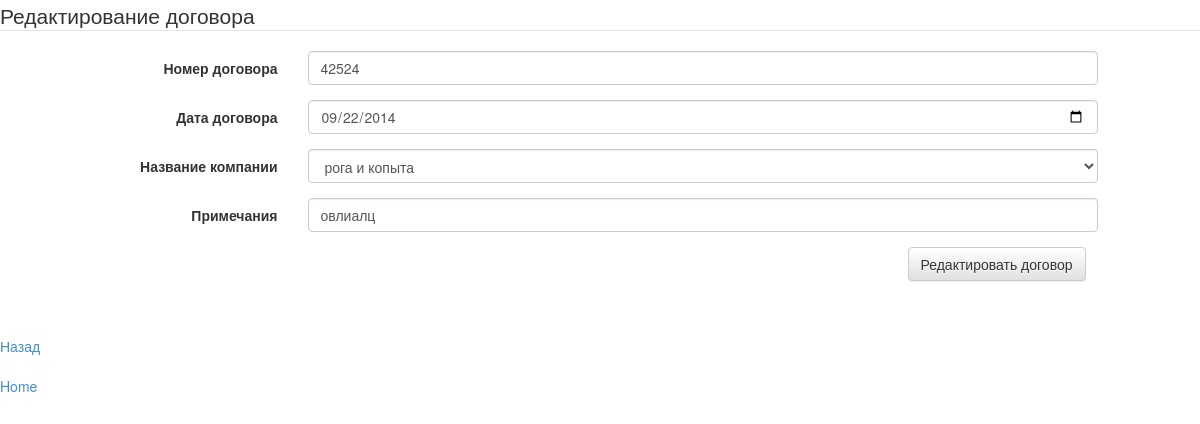
/dogovor.php?id=1, run on the app's committed database.
### tables this page shows
CREATE TABLE IF NOT EXISTS `contract` (
  `id` int(10) unsigned NOT NULL AUTO_INCREMENT,
  `nomer` int(12) NOT NULL,
  `date` date NOT NULL,
  `company_id` int(5) NOT NULL,
  `prim` text NOT NULL,
  PRIMARY KEY (`id`)
);

CREATE TABLE IF NOT EXISTS `company` (
  `id` int(10) unsigned NOT NULL AUTO_INCREMENT,
  `name` text NOT NULL,
  `director` text NOT NULL,
  `requisites` text NOT NULL,
  PRIMARY KEY (`id`)
);

### dogovor.php (the view, shortened to what this page needs)
<!DOCTYPE html>
<html>
    <head>
		<link rel="stylesheet" href="css/bootstrap.min.css">
		<link rel="stylesheet" href="css/bootstrap-theme.min.css">
	</head>
<body>
<?php
	require_once 'login.php';
	$link = mysqli_connect($host, $user, $password, $db);
	$idset=$_REQUEST['id'];
	$query = "SELECT `contract`.`id`, `contract`.`nomer`, `contract`.`date`, `contract`.`company_id`, `company`.`name`, `contract`.`prim`
	FROM `contract` JOIN `company` ON `contract`.`company_id` = `company`.`id`
	WHERE  `contract`.`id`='$idset'";
	$result = mysqli_query($link, $query);
	$query2 = "SELECT `company`.`id` , `company`.`name`
	FROM `company`";
	$result2 = mysqli_query($link, $query2);
	$row = mysqli_fetch_array($result, MYSQLI_ASSOC);
	mysqli_data_seek($result2, 0);
	echo '<form class="form-horizontal" role="form" action="update-dogovor.php" method="post" name="dogovor">
	<legend>Редактирование договора</legend>
	<div class="form-group">
		<label class="col-sm-3 control-label">Номер договора</label>
		<div class="col-sm-8">
			<input class="form-control" type="text" name="nomer" value="'.$row['nomer'].'">
		</div>
	</div>
	<div class="form-group">
		<label class="col-sm-3 control-label">Дата договора</label>
		<div class="col-sm-8">
			<input class="form-control" type="date" min="2000-01-01" name="date" value="'.$row['date'].'">
		</div>
	</div>
	<div class="form-group">
		<label class="col-sm-3 control-label">Название компании</label>
		<div class="col-sm-8">
			<select class="form-control" name="company_id">';
			while ($row2 = mysqli_fetch_array($result2, MYSQLI_ASSOC)) {
		echo '<option value="'.$row2['id'].'"';
		if ($row2['id']==$row['company_id']) echo ' selected ';
		echo ' >' . $row2['name'] . '</option>';
	}
	echo '
			</select>
		</div>
	</div>
	<div class="form-group">
		<label class="col-sm-3 control-label">Примечания</label>
		<div class="col-sm-8">
			<input class="form-control" type="text" name="prim" value="'.$row['prim'].'">
		</div>
	</div>
	<div class="form-group">
		<div class="col-sm-offset-9">
			<input type="hidden" name="id" value="'.$row['id'].'">
			<button type="submit" class="btn btn-default">Редактировать договор</button>
		</div>
	</div>
</form>';
	echo '<br /><br /><p><a href="dogovora.php">Назад</a><br /><br />';
	echo '<a href="index.php">Home</a>';
?>
</body>
</html>

### data on the page
contract: nomer "42524", date "09/22/2014", company_id "рога и копыта", prim "овлиалц"
